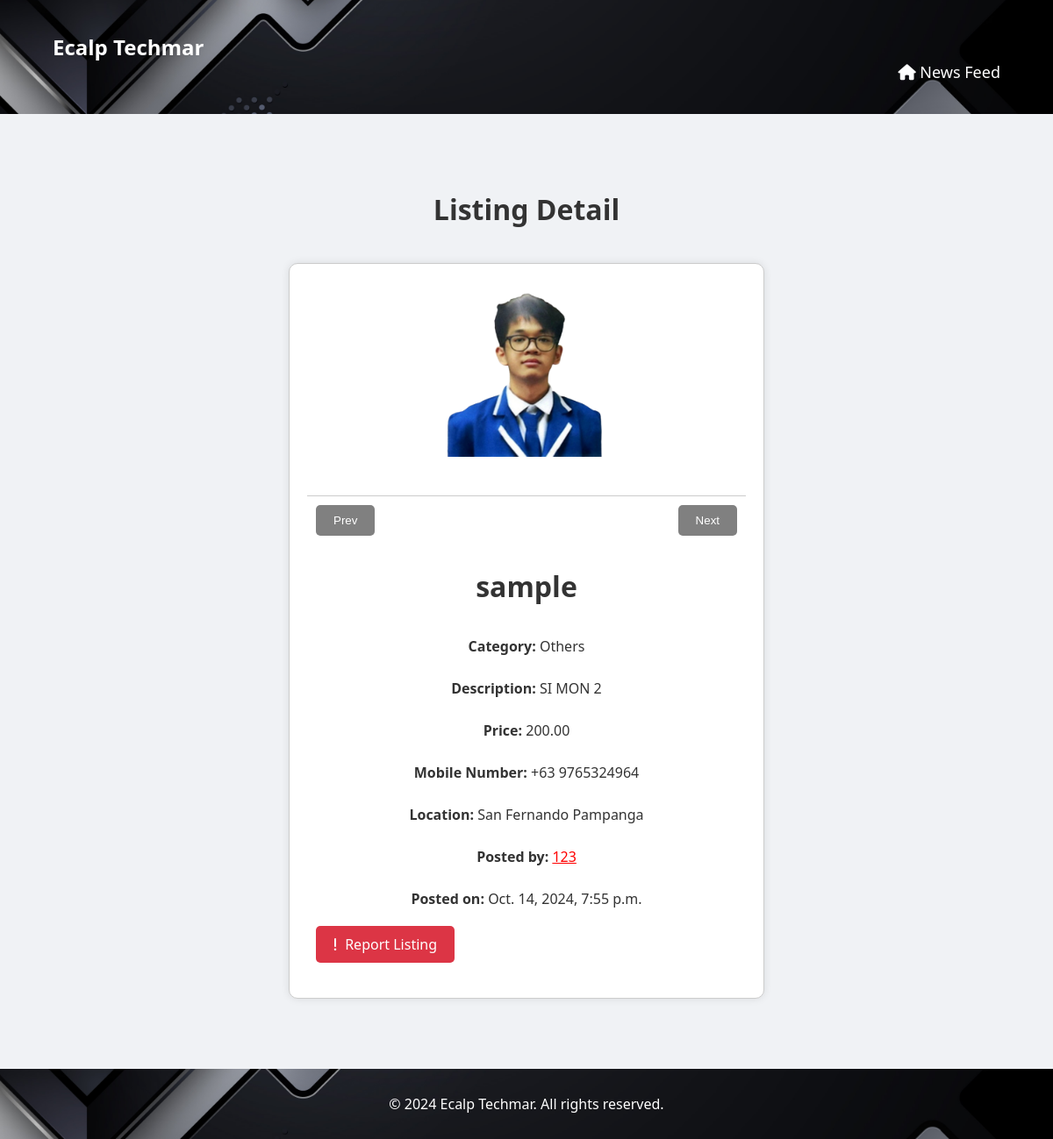
Page /newsfeed/listing/96/ on the earlier database version.
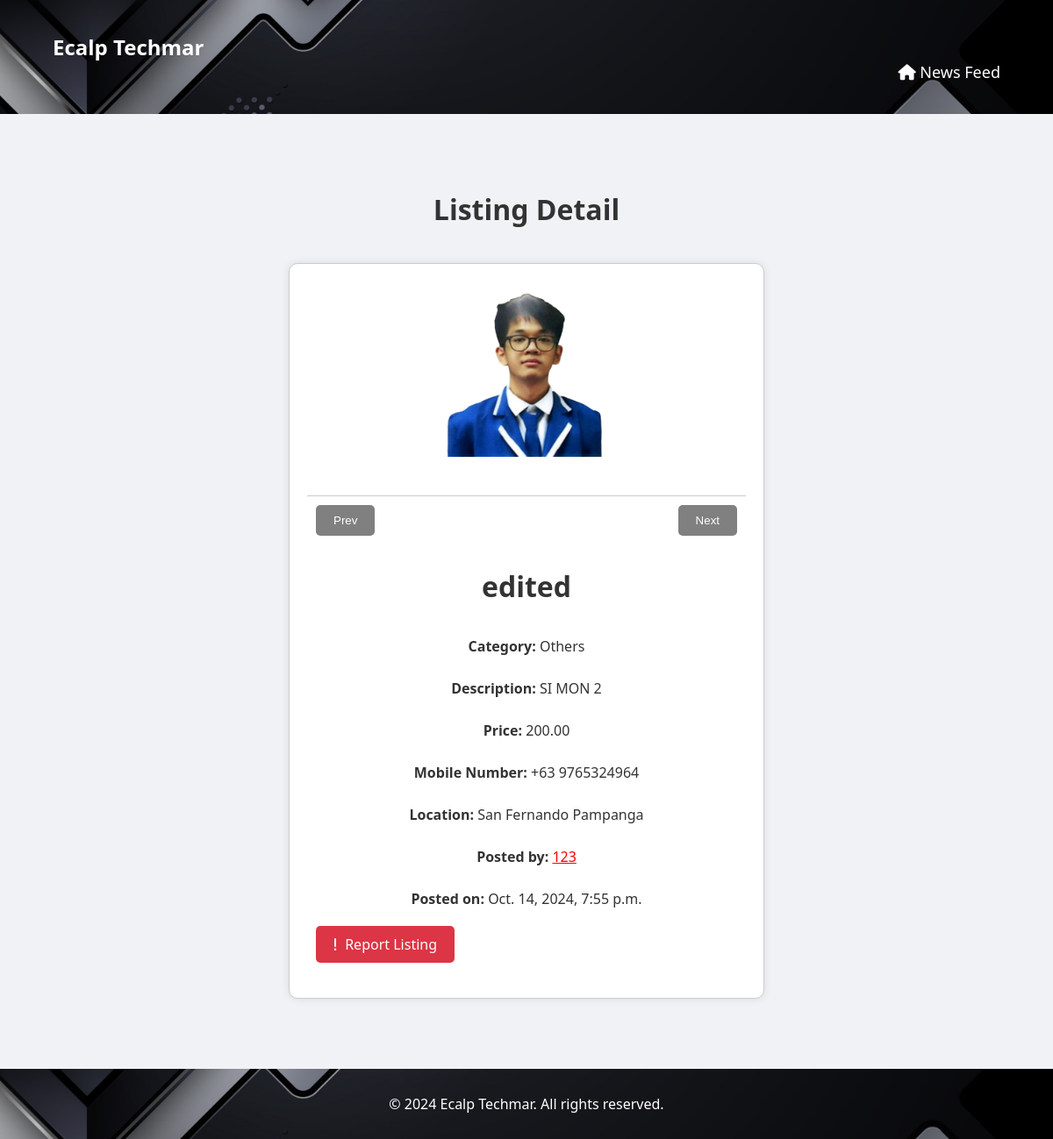
Same page on the later database version.
### newsfeed/models.py (models this page shows, shortened)
class Product(models.Model):
    title = models.CharField(max_length=255)
    description = models.TextField()
    price = models.DecimalField(max_digits=10, decimal_places=2)
    image = models.ImageField(upload_to='products/')
    mobile_number = models.CharField(max_length=20)
    location = models.CharField(max_length=255)
    user = models.ForeignKey(User, on_delete=models.CASCADE)
    created_at = models.DateTimeField(auto_now_add=True)
    category = models.CharField(max_length=50, choices=[('Electronics', 'Electronics'), ('Fashion and Beauty', 'Fashion and Beauty'), ('Home and Garden', 'Home and Garden'), ('Sports and Leisure', 'Sports and Leisure'), ('Others', 'Others')], default='Others')
    is_active = models.BooleanField(default=True)
    deleted_at = models.DateTimeField(null=True, blank=True)

### newsfeed/views.py (the view)
# urls.py: path('listing/<pk>/', listing_detail, name='listing_detail'),
def listing_detail(request, pk):
    product = get_object_or_404(Product, pk=pk)
    return render(request, 'listing_detail.html', {'product': product})

### newsfeed/templates/listing_detail.html (shortened to what this page needs)
<!DOCTYPE html>
<html lang="en">
<head>
    {% load static %}
    <link rel="stylesheet" href="{% static 'main/styles.css' %}">
    <link rel="stylesheet" href="https://cdnjs.cloudflare.com/ajax/libs/font-awesome/6.0.0-beta3/css/all.min.css">
</head>
<body>
    <header>
        <div class="container">
            <h1 class="logo">Ecalp Techmar</h1>
                        <nav>
                <ul>
                    {% if not request.user.is_staff %}
                        <li><a href="{% url 'newsfeed:newsfeed' %}"><i class="fas fa-home"></i> News Feed</a></li>
                    {% endif %}
                </ul>
            </nav>
        </div>
    </header>
    <section id="listing-detail">
        {% load tz %}
        <div class="container">
            <h2>Listing Detail</h2>
            <div class="listing-info">
                <div class="listing-card">
                    <div class="carousel-container">
                        <div class="carousel-inner">
                            {% for image in product.productimage_set.all %}
                                <div class="carousel-item">
                                    <a href="{{ image.image.url }}" target="_blank">
                                        <img src='{{ image.image.url }}' alt="Product Image">
                                    </a>
                                </div>
                            {% endfor %}
                        </div>
                        <div class="carousel-controls">
                        {% if product.productimage_set.all|length > 1 %}
                            <button class="carousel-prev">Prev</button>
                            <button class="carousel-next">Next</button>
                        {% endif %}
                    </div>
                    </div>
                    <h2>{{ product.title }}</h2>
                   <div class="listing-details">
                <p><strong>Category:</strong> {{ product.category }}</p>
                <p><strong>Description:</strong> {{ product.description }}</p>
                <p><strong>Price:</strong> {{ product.price }}</p>
                <p><strong>Mobile Number:</strong> +63 {{ product.mobile_number }}</p>
                <p><strong>Location:</strong> {{ product.location }}</p>
                <p><strong>Posted by:</strong> <a href="{% url 'newsfeed:profile' product.user.pk %}" class="username-link">{{ product.user.username }}</a></p>
                <p><strong>Posted on:</strong> {{ product.created_at|timezone:"Asia/Manila" }}</p>
            </div>
                    <div class="button-group">
                        {% if product.user != request.user and not request.user.is_superuser %}
                            <a href="{% url 'newsfeed:report_listing' product.pk %}" class="button report-button" style="text-decoration: none;">
                                <i class="fas fa-exclamation"></i> Report Listing
                            </a>
                        {% endif %}
                    </div>
                </div>
            </div>
        </div>
    </section>
    <footer>
        <div class="container">
            <div class="footer-content">
                <p style="text-align: center; width: 100%;">&copy; 2024 Ecalp Techmar. All rights reserved.</p>
            </div>
        </div>
    </footer>
</body>
</html>

Differences in the rows shown:
changed Product "Others": title "sample" → "edited"
